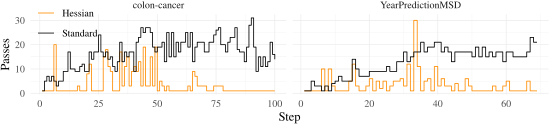

Generate this figure with R:
library(ggplot2)
library(dplyr)
library(tikzDevice)

source("R/utils.R")

theme_set(theme_minimal(base_size = 9))

fig_width <- 5.6
fig_height <- 1.4

options(
  tikzDocumentDeclaration =
    "\\documentclass[10pt]{article}\n\\usepackage{newtxtext,newtxmath}\n"
)

dat <- readRDS("results/warm-starts.rds")

file <- "figures/hessian-warm-starts.tex"
tikz(file, width = fig_width, height = fig_height, standAlone = TRUE)
ggplot(dat, aes(Step, Passes, col = WarmStart)) +
  geom_step() +
  labs(col = NULL, linetype = "Warm Start") +
  scale_color_manual(values = c("dark orange", "black")) +
  facet_wrap("dataset", scales = "free_x") +
  theme(legend.position = c(0.07, 0.93))
dev.off()
renderPdf(file)
